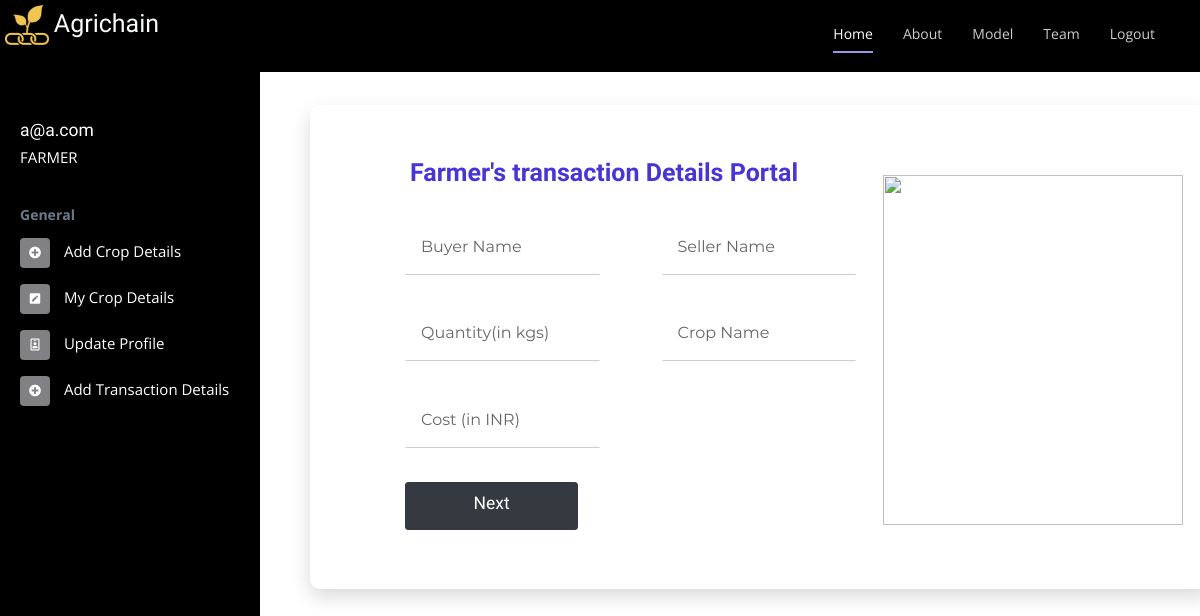
/addTransactionDetails (signed in), run on an earlier commit of the app's database.
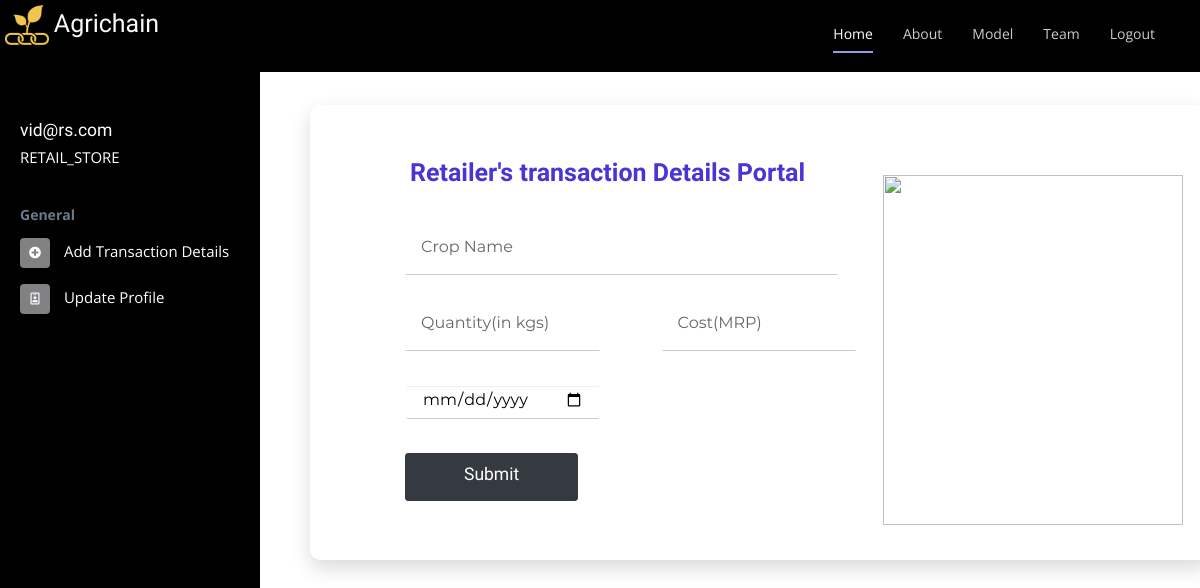
And on a later commit of the database.
### flaskapp/models.py (models this page shows, shortened)
class User(UserMixin, db.Model):
    id = db.Column(db.Integer, primary_key=True)
    email = db.Column(db.String(120), index=True, unique=True)
    address = db.Column(db.String(120), index=True, unique=True)
    password_hash = db.Column(db.String(128))
    role = db.Column(db.String(128))

### flaskapp/commonRoutes.py (the view, shortened to what this page needs)
@mod_common.route("/addTransactionDetails", methods=["GET", "POST"])
@login_required
def addTransactionDetails():
    return render_template('addTransactionDetails.html', current_user=current_user)

### flaskapp/retailerRoutes.py (called while the page is built)
@login_manager.user_loader
def load_user(user_id):
    return User.query.get(int(user_id))

### flaskapp/templates/addTransactionDetails.html (shortened to what the changed rows need)
<html>
    <head>
    {% include "headerlinks.html" %}
</head>
<body>
        <div class="page-wrapper chiller-theme toggled">
          <body class="form-v10">
            <div class="page-content">
              <div class="form-v10-content">
                <form class="form-detail" method="POST" id="myform">
                  <form class="form-detail" method="POST" id="myform">
                    <div class="form-left">
                      {% if current_user.role == "FARMER" %}
                        <h2><b>Farmer's transaction Details Portal</b></h2>
                      {% elif current_user.role == "FPC" %}
                        <h2><b>FPC's transaction Details Portal</b></h2>
                      {% elif current_user.role == "RETAIL_STORE" %}
                        <h2><b>Retailer's transaction Details Portal</b></h2>
                      {% endif %}
                      {% if current_user.role != "RETAIL_STORE" %}
                      <div class="form-group">
                        <div class="form-row form-row-1">
                            <input type="text" name="buyer_name" id="buyer" class="input-text" placeholder="Buyer Name" required>
                        </div>
                        <div class="form-row form-row-1">
                            <input type="text" name="seller_name" id="seller" class="input-text" placeholder="Seller Name" required>
                        </div>
                      </div>
                      <div class="form-group">
                        <div class="form-row form-row-1">
                            <input type="number" name="quantity" id="quantity" class="input-text" placeholder="Quantity(in kgs)" {% if crop %} value = "{{crop.crop_quantity}}" {% endif %} required>
                        </div>
                        <div class="form-row form-row-1">
                          <input type="text" name="crop_name" id="crop_name" class="input-text" placeholder="Crop Name" required>
                        </div>
                      </div>
                      <div class="form-group">
                        <div class="form-row form-row-1">
                          <input type="number" name="cost" id="cost" class="input-text" placeholder="Cost (in INR)" required>
                        </div>
                      </div>
                      <div class="form-row">
                        <button type="button submit" class="btn btn-dark btn-lg" style="padding: 10px; width: 40%;" id="next" name="next"><h3>Next</h3></button>
                      </div>
                      {% endif %}
                      {% if current_user.role == "RETAIL_STORE" %}
                      <div class="form-row form-row-1">
                        <input type="text" name="crop_name" id="crop_name" class="input-text" placeholder="Crop Name" required>
                      </div>
                      <div class="form-group">
                        <div class="form-row form-row-1">
                          <input type="number" name="quantity" id="quantity" class="input-text" placeholder="Quantity(in kgs)" {% if crop %} value = "{{crop.crop_quantity}}" {% endif %} required>
                        </div>
                        <div class="form-row form-row-1">
                          <input type="number" name="cost" id="cost" class="input-text" placeholder="Cost(MRP)" required>
                        </div>
                      </div>
                      <div class="form-group">
                        <div class="form-row form-row-1">
                          <input class="form-control" type="date"  style="margin-left: 1px;" name="sell_date" id="sell_date" required>
                        </div>
                      </div>
                      <div class="form-row">
                        <button type="button submit" class="btn btn-dark btn-lg" style="padding: 10px; width: 40%;" id="submit" name="submit"><h3>Submit</h3></button>
                      </div>
                      {% endif %}
                    </div>
                </form>
              </div>
            </div>
            {% include "sidebar.html" %}
        </div>
    </body>
</html>

### flaskapp/templates/sidebar.html (shortened to what this page needs)
<nav id="sidebar" class="sidebar-wrapper">
    <div class="sidebar-content">
      <div class="logo mr-auto">
        <h1 class="text-light">
          <a href="home"><img src="static/img/logo.png" alt="" class="img-fluid" style="max-width: 50%; max-height: 50px; padding: 5px;"></a>Agrichain
    </h1>
    </div>
      <div class="sidebar-header">
        <div class="user-info">
          <span class="user-name">
            <strong><h3>{{current_user.email}}</h3></strong>
          </span>
          <span class="user-role">{{current_user.role}}</span>
        </div>
      </div>
      <div class="sidebar-menu">
        <ul>
          <li class="header-menu">
            <span>General</span>
          </li>
          {% if current_user.role == "FARMER" %}
            <li class="sidebar">
              <a href="/addCropDetails">
                <i class="fas fa-plus-circle"></i>
                <span>Add Crop Details</span>
              </a>
            </li>
            <li class="sidebar">
              <a href="/getCrops">
                <i class="fas fa-pen-square"></i>
                <span>My Crop Details</span>
              </a>
            </li>
            <li class="sidebar">
              <a href="/updateFarmerProfile">
                <i class="far fa-id-badge"></i>
                <span>Update Profile</span>
              </a>
            </li>
            <li class="sidebar">
              <a href="/addTransactionDetails">
                <i class="fas fa-plus-circle"></i>
                <span>Add Transaction Details</span>
              </a>
            </li>
          {% elif current_user.role == "RETAIL_STORE"%}
            <li class="sidebar">
              <a href="/addRetailTransactionDetails">
                <i class="fas fa-plus-circle"></i>
                <span>Add Transaction Details</span>
              </a>
            </li>
            <li class="sidebar">
              <a href="/updateRetailerProfile">
                <i class="far fa-id-badge"></i>
                <span>Update Profile</span>
              </a>
            </li>
          {% endif %}
        </ul>
      </div>
    </div>
  </nav>

What changed in the data, as far as the page shows it:
changed User: email "a@a.com" → "vid@rs.com"; role "FARMER" → "RETAIL_STORE"
Also different on the page:
text no longer shown: "Farmer's transaction Details Portal Next Add Crop Details My Crop Details"
text now shown: "Retailer's transaction Details Portal Submit"
